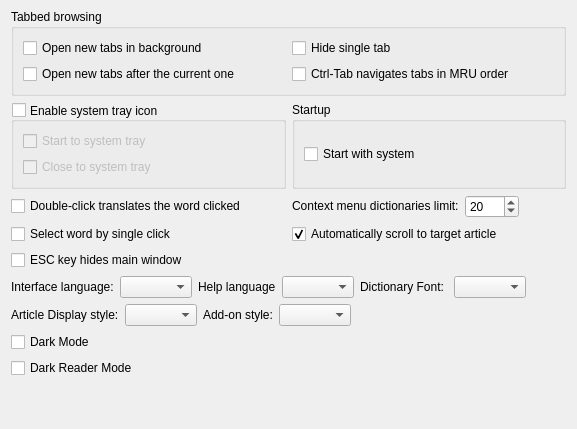
     <widget class="QWidget" name="tab">
      <attribute name="icon">
       <iconset resource="resources.qrc">
        <normaloff>:/icons/interface.svg</normaloff>:/icons/interface.svg</iconset>
      </attribute>
      <attribute name="title">
       <string>&amp;Interface</string>
      </attribute>
      <layout class="QGridLayout" name="gridLayout_2">
       <property name="topMargin">
        <number>9</number>
       </property>
       <item row="5" column="0" colspan="2">
        <layout class="QVBoxLayout" name="verticalLayout_16">
         <item>
          <layout class="QHBoxLayout" name="horizontalLayout_6">
           <item>
            <widget class="QLabel" name="label_6">
             <property name="text">
              <string>Interface language:</string>
             </property>
            </widget>
           </item>
           <item>
            <widget class="QComboBox" name="interfaceLanguage"/>
           </item>
           <item>
            <widget class="QLabel" name="label_16">
             <property name="sizePolicy">
              <sizepolicy hsizetype="Preferred" vsizetype="Preferred">
               <horstretch>0</horstretch>
               <verstretch>0</verstretch>
              </sizepolicy>
             </property>
             <property name="text">
              <string>Help language</string>
             </property>
            </widget>
           </item>
           <item>
            <widget class="QComboBox" name="helpLanguage"/>
           </item>
           <item>
            <widget class="QLabel" name="label_21">
             <property name="text">
              <string>Dictionary Font: </string>
             </property>
            </widget>
           </item>
           <item>
            <widget class="QComboBox" name="fontFamilies">
             <property name="sizePolicy">
              <sizepolicy hsizetype="Preferred" vsizetype="Fixed">
               <horstretch>0</horstretch>
               <verstretch>0</verstretch>
              </sizepolicy>
             </property>
             <property name="toolTip">
              <string>set the fallback font family for dictionary</string>
             </property>
            </widget>
           </item>
           <item>
            <spacer name="horizontalSpacer_7">
             <property name="orientation">
              <enum>Qt::Horizontal</enum>
             </property>
             <property name="sizeHint" stdset="0">
              <size>
               <width>40</width>
               <height>20</height>
              </size>
             </property>
            </spacer>
           </item>
          </layout>
         </item>
         <item>
          <layout class="QHBoxLayout" name="horizontalLayout_4">
           <item>
            <widget class="QLabel" name="label_9">
             <property name="text">
              <string>Article Display style:</string>
             </property>
            </widget>
           </item>
           <item>
            <widget class="QComboBox" name="displayStyle"/>
           </item>
           <item>
            <widget class="QLabel" name="addonStylesLabel">
             <property name="text">
              <string>Add-on style:</string>
             </property>
            </widget>
           </item>
           <item>
            <widget class="StylesComboBox" name="addonStyles"/>
           </item>
           <item>
            <spacer name="horizontalSpacer_6">
             <property name="orientation">
              <enum>Qt::Horizontal</enum>
             </property>
             <property name="sizeHint" stdset="0">
              <size>
               <width>40</width>
               <height>20</height>
              </size>
             </property>
            </spacer>
           </item>
          </layout>
         </item>
         <item>
          <widget class="QCheckBox" name="darkMode">
           <property name="toolTip">
            <string>Turn the UI to dark.</string>
           </property>
           <property name="text">
            <string>Dark Mode</string>
           </property>
          </widget>
         </item>
         <item>
          <widget class="QCheckBox" name="darkReaderMode">
           <property name="toolTip">
            <string>Turn the article display style to dark.</string>
           </property>
           <property name="text">
            <string>Dark Reader Mode</string>
           </property>
          </widget>
         </item>
        </layout>
       </item>
       <item row="1" column="0">
        <widget class="QGroupBox" name="enableTrayIcon">
         <property name="toolTip">
          <string>When enabled, an icon appears in the system tray area which can be used
to open main window and perform other tasks.</string>
         </property>
         <property name="title">
          <string>Enable system tray icon</string>
         </property>
         <property name="alignment">
          <set>Qt::AlignLeading|Qt::AlignLeft|Qt::AlignVCenter</set>
         </property>
         <property name="flat">
          <bool>false</bool>
         </property>
         <property name="checkable">
          <bool>true</bool>
         </property>
         <property name="checked">
          <bool>false</bool>
         </property>
         <layout class="QVBoxLayout" name="verticalLayout">
          <item>
           <widget class="QCheckBox" name="startToTray">
            <property name="toolTip">
             <string>With this on, the application starts directly to system tray without showing
its main window.</string>
            </property>
            <property name="text">
             <string>Start to system tray</string>
            </property>
           </widget>
          </item>
          <item>
           <widget class="QCheckBox" name="closeToTray">
            <property name="toolTip">
             <string>With this on, an attempt to close main window would hide it instead of closing
the application.</string>
            </property>
            <property name="text">
             <string>Close to system tray</string>
            </property>
           </widget>
          </item>
         </layout>
        </widget>
       </item>
       <item row="3" column="0">
        <widget class="QCheckBox" name="selectBySingleClick">
         <property name="toolTip">
          <string>Turn this option on if you want to select words by single mouse click</string>
         </property>
         <property name="text">
          <string>Select word by single click</string>
         </property>
        </widget>
       </item>
       <item row="2" column="0">
        <widget class="QCheckBox" name="doubleClickTranslates">
         <property name="text">
          <string>Double-click translates the word clicked</string>
         </property>
        </widget>
       </item>
       <item row="2" column="1">
        <layout class="QHBoxLayout" name="horizontalLayout_13">
         <item>
          <widget class="QLabel" name="maxDictsInContextMenuLabel">
           <property name="sizePolicy">
            <sizepolicy hsizetype="Preferred" vsizetype="Fixed">
             <horstretch>0</horstretch>
             <verstretch>0</verstretch>
            </sizepolicy>
           </property>
           <property name="toolTip">
            <string>Adjust this value to avoid huge context menus.</string>
           </property>
           <property name="text">
            <string>Context menu dictionaries limit:</string>
           </property>
          </widget>
         </item>
         <item>
          <widget class="QSpinBox" name="maxDictsInContextMenu">
           <property name="sizePolicy">
            <sizepolicy hsizetype="Fixed" vsizetype="Fixed">
             <horstretch>0</horstretch>
             <verstretch>0</verstretch>
            </sizepolicy>
           </property>
           <property name="maximum">
            <number>9999</number>
           </property>
           <property name="value">
            <number>20</number>
           </property>
          </widget>
         </item>
         <item>
          <widget class="QLabel" name="label_12">
           <property name="sizePolicy">
            <sizepolicy hsizetype="Preferred" vsizetype="Fixed">
             <horstretch>0</horstretch>
             <verstretch>0</verstretch>
            </sizepolicy>
           </property>
           <property name="text">
            <string/>
           </property>
          </widget>
         </item>
        </layout>
       </item>
       <item row="4" column="0">
        <widget class="QCheckBox" name="escKeyHidesMainWindow">
         <property name="toolTip">
          <string>Normally, pressing ESC key moves focus to the translation line.
With this on however, it will hide the main window.</string>
         </property>
         <property name="text">
          <string>ESC key hides main window</string>
         </property>
        </widget>
       </item>
       <item row="3" column="1">
        <widget class="QCheckBox" name="autoScrollToTargetArticle">
         <property name="toolTip">
          <string>Normally, clicking on a link, double-clicking on a word or looking up
selection in an article loads the translation and almost immediately
scrolls to the article from the same dictionary. With this option off,
however, the article from the topmost dictionary is shown.</string>
         </property>
         <property name="text">
          <string>Automatically scroll to target article</string>
         </property>
         <property name="checked">
          <bool>true</bool>
         </property>
        </widget>
       </item>
       <item row="0" column="0" colspan="2">
        <widget class="QGroupBox" name="groupBox">
         <property name="title">
          <string>Tabbed browsing</string>
         </property>
         <layout class="QGridLayout" name="gridLayout_5">
          <item row="0" column="0">
           <widget class="QCheckBox" name="newTabsOpenInBackground">
            <property name="toolTip">
             <string>Normally, opening a new tab switches to it immediately.
With this on however, new tabs will be opened without
switching to them.</string>
            </property>
            <property name="text">
             <string>Open new tabs in background</string>
            </property>
           </widget>
          </item>
          <item row="1" column="0">
           <widget class="QCheckBox" name="newTabsOpenAfterCurrentOne">
            <property name="toolTip">
             <string>With this on, new tabs are opened just after the
current, active one. Otherwise they are added to
be the last ones.</string>
            </property>
            <property name="text">
             <string>Open new tabs after the current one</string>
            </property>
           </widget>
          </item>
          <item row="0" column="1">
           <widget class="QCheckBox" name="hideSingleTab">
            <property name="toolTip">
             <string>Select this option if you don't want to see the main tab bar when only a single tab is opened.</string>
            </property>
            <property name="text">
             <string>Hide single tab</string>
            </property>
           </widget>
          </item>
          <item row="1" column="1">
           <widget class="QCheckBox" name="mruTabOrder">
            <property name="toolTip">
             <string>MRU order: Most recently used order.</string>
            </property>
            <property name="text">
             <string>Ctrl-Tab navigates tabs in MRU order</string>
            </property>
           </widget>
          </item>
         </layout>
        </widget>
       </item>
       <item row="15" column="0" colspan="2">
        <spacer name="verticalSpacer">
         <property name="orientation">
          <enum>Qt::Vertical</enum>
         </property>
         <property name="sizeHint" stdset="0">
          <size>
           <width>20</width>
           <height>40</height>
          </size>
         </property>
        </spacer>
       </item>
       <item row="1" column="1">
        <widget class="QGroupBox" name="groupBox_2">
         <property name="title">
          <string>Startup</string>
         </property>
         <layout class="QVBoxLayout" name="verticalLayout_2">
          <item>
           <widget class="QCheckBox" name="cbAutostart">
            <property name="toolTip">
             <string>Automatically starts GoldenDict after operation system bootup.</string>
            </property>
            <property name="text">
             <string>Start with system</string>
            </property>
           </widget>
          </item>
         </layout>
        </widget>
       </item>
      </layout>
     </widget>
